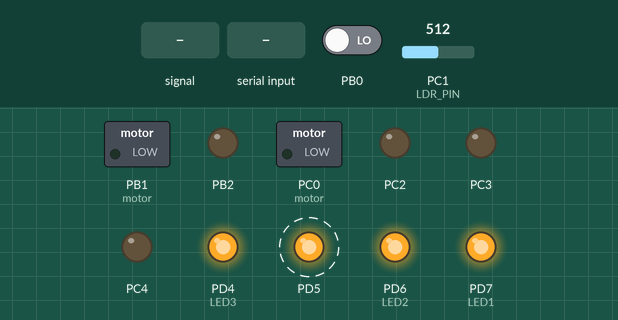
Bench run of a program on a simulated ATmega328P, built with avr-gcc and emulated at 16 MHz. On the bench: switched loads named in the program (green lamp = pin HIGH), output pins drawn as LEDs (lit = HIGH). Dashed ring = blinking. The inputs (shaded band) are chosen by the test bench; at power-on: PC1 (LDR_PIN) = 512, PB0 LOW.

Above: at 1.2 s.
1.3 s: PC1 (LDR_PIN) fed a 200 Hz sine of ±460 counts around its level
At 3.3 s:
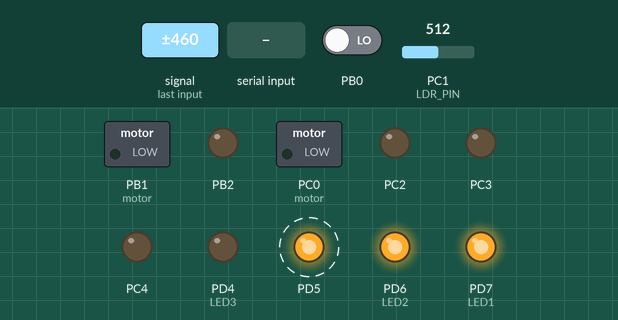
4.3 s: PC1 (LDR_PIN) set to 716
At 6.8 s:
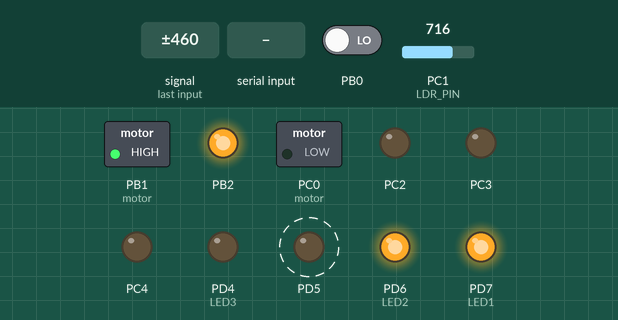
7.3 s: PB0 driven HIGH
At 9.8 s:
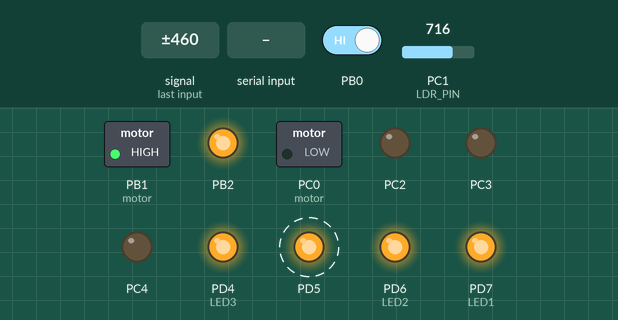
10.3 s: "F" received over Serial
At 11.8 s:
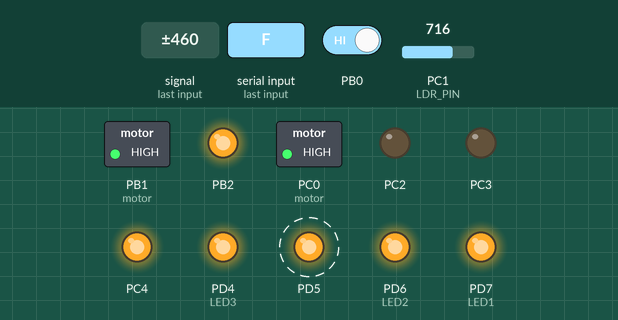
13.3 s: PC1 (LDR_PIN) fed a 1000 Hz sine of ±255 counts around its level
At 15.8 s:
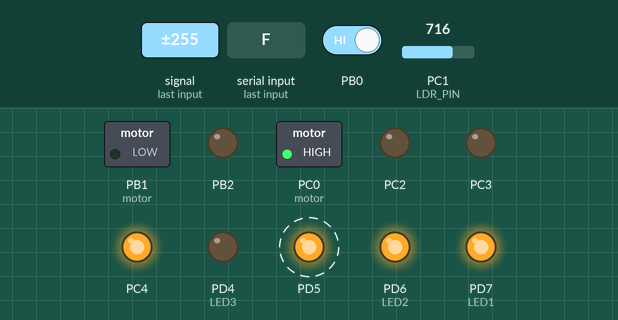
16.3 s: "B" received over Serial
At 23.6 s:
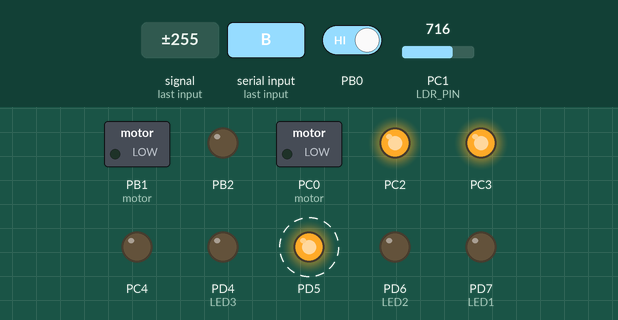
Timing chart, 0 to 24.8 s (numbered marks = the images above; inputs shaded):
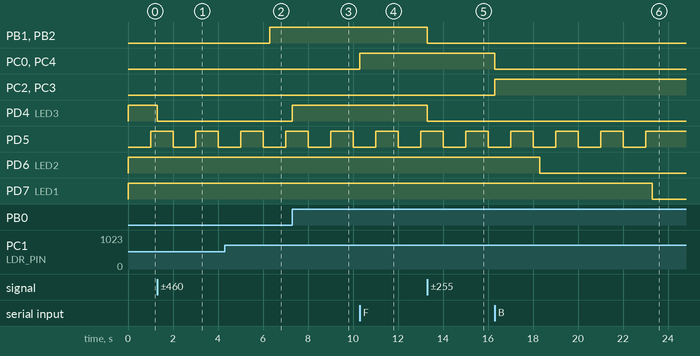

Measured:
- after the input at 1.3 s, PD4 (LED3): HIGH → LOW at once
- after the input at 4.3 s, PB1 (motor), PB2: LOW → HIGH after 2.0 s; PD6 (LED2): stays HIGH (without the input it goes to LOW after 2.0 s)
- after the input at 7.3 s, PD4 (LED3): LOW → HIGH at once
- after the input at 10.3 s, PC0 (motor), PC4: LOW → HIGH at once
- after the input at 13.3 s, PB1 (motor), PB2, PD4 (LED3): HIGH → LOW at once
- after the input at 16.3 s, PC0 (motor), PC4: HIGH → LOW at once; PC2, PC3: LOW → HIGH at once
- by itself, PD5: alternates HIGH for 1.0 s and LOW for 1.0 s

The program:

main.c
```c
#define F_CPU 16000000UL //define a frequência da CPU

#include <avr/io.h>
#include <avr/interrupt.h>

#define THRESHOLD 950  // Limiar de luz para o LDR (0 a 1023 para 10 bits)
#define LDR_PIN PC1    // Pino do LDR
#define TEMPO_INVULNERABILIDADE 5000 // Tempo de invulnerabilidade após ser atingido em milissegundos
#define BLINK_INTERVAL 1000      // Intervalo de piscada (em ms)

#define USART_BAUDRATE 9600 //baudrate desejado
#define BAUD_PRESCALER (((F_CPU/(USART_BAUDRATE*16UL)))-1)
#define ASYNCHRONOUS (0<<UMSEL00)  //seleção do modo de operação da USART

//configura o tipo de pairidade
#define DISABLED (0<<UPM00)
#define EVEN_PARITY (2<<UPM00)
#define ODD_PARITY (3<<UPM00)
#define PARITY_MODE DISABLED

//configurações de stopbit
#define ONE_BIT (0<<USBS0)
#define TWO_BIT (1<<USBS0)
#define STOP_BIT ONE_BIT	  //USART stop bit selection

//seleção de quantidade de bits para transmitir
#define FIVE_BIT (0<<UCSZ00)
#define SIX_BIT (1<<UCSZ00)
#define SEVEN_BIT (2<<UCSZ00)
#define EIGHT_BIT (3<<UCSZ00)
#define DATA_BIT EIGHT_BIT

#define RX_COMPLETE_INTERRUPT (1<<RXCIE0)
#define DATA_REGISTER_EMPTY_INTERRUPT (1<<UDRIE0)

volatile uint8_t USART_ReceiveBuffer; //global buffer

volatile int vidas = 3;						// Variável de controle da vida
volatile uint16_t contador = 0;				// Contador para controle de invulnerabilidade
volatile uint8_t invulneravel = 0;			// Flag de invulnerabilidade
volatile uint16_t contador_laser = 0;        // Contador para o tempo do laser

void TIMER0_init() {
	// Configura o Timer0 para gerar interrupções a cada 1 ms
	TCCR0A = (1 << WGM01);               // Modo CTC
	TCCR0B = (1 << CS01) | (1 << CS00);  // Prescaler 64
	OCR0A = 249;                         // F_CPU = 16 MHz -> (16e6 / (64 * 1e3)) - 1 = 249
	TIMSK0 = (1 << OCIE0A);              // Habilita interrupção de comparação
}

void USART_INIT(){
	//configura Baudrate
	UBRR0H = BAUD_PRESCALER>>8;
	UBRR0L = BAUD_PRESCALER;

	//configura o formato do frame
	UCSR0C = ASYNCHRONOUS | PARITY_MODE | STOP_BIT | DATA_BIT;

	//habilita transmissão e recepção
	UCSR0B = (1<<RXEN0) | (1<<TXEN0);

	//habilita a interrupção global
	sei();
}

void ADC_INIT() {
	// Configura o ADC
	ADMUX = (1 << REFS0) | LDR_PIN; // Referência AVCC, entrada no PC1
	ADCSRA = (1 << ADEN) | (1 << ADIE) | (1 << ADPS2) | (1 << ADPS1); // Habilita ADC, interrupção e prescaler de 64
}

void start_ADC_conversion() {
	ADCSRA |= (1 << ADSC); // Inicia a conversão ADC

}

void apagar_led() {
	switch (vidas) {
		case 3: PORTD &= ~(1 << 4); break; // Apaga LED3
		case 2: PORTD &= ~(1 << 6); break; // Apaga LED2
		case 1: PORTD &= ~(1 << 7); break; // Apaga LED1
		default: break; // Nenhuma ação se não houver LEDs restantes
	}
}

void reset_leds() {
	vidas = 3; // Reinicia a contagem dos LEDs
	PORTD |= (1 << 4) | (1 << 6) | (1 << 7); // Liga todos os LEDs
}

int main(void)
{
	ADC_INIT();
	USART_INIT();
	start_ADC_conversion();
	TIMER0_init();

	DDRB &= ~(1 << 0);	//define a porta do botão que reseta as vidas como entrada
	PCICR |= (1 << PCIE0);      // Habilita interrupção do PCINT0
	PCMSK0 |= (1 << PCINT0);    // Habilita interrupção para PB0

	UCSR0B|=RX_COMPLETE_INTERRUPT;
	DDRB |= (1<<1) | (1<<2);					//define as portas dos motores como saída
	DDRC |= (1<<0) | (1<<2) | (1<<3) | (1<<4);	//define as portas dos motores como saída
	DDRD |= (1<<4) | (1<<5) | (1<<6) | (1<<7);	//define as portas dos LEDS e do laser como saída


	PORTD |= (1<<4) | (1<<6) | (1<<7);			//inicia os leds ligados

	while (1)
	{

	}
}

ISR(ADC_vect) {
	uint16_t adc_value = ADC; // Lê o valor do ADC (10 bits)
	if (adc_value > THRESHOLD && vidas > 0 && !invulneravel) {
		apagar_led(); // Apaga o LED correspondente
		vidas--;           // Decrementa a variável de vida
		invulneravel = 1;           // Ativa o estado de invulnerabilidade
		contador = 0;                // Reinicia o contador
	}
	start_ADC_conversion(); // Recomeça a conversão
}

ISR(TIMER0_COMPA_vect) {
	if (invulneravel) {
		PORTB&=~(1<<1) & ~(1<<2);	//desliga o enable dos motores
		contador++; // Incrementa o contador a cada 1 ms
		if (contador >= TEMPO_INVULNERABILIDADE && vidas!=0) {
			PORTB |=(1<<1) | (1<<2);	//liga o enable dos motores
			invulneravel = 0; // Sai do estado de invulnerabilidade após o tempo definido
		}
	}

	// Controle do LED piscante
	contador_laser++;
	if (contador_laser >= BLINK_INTERVAL && vidas != 0) {
		contador_laser = 0;      // Reinicia o contador
		PORTD ^= (1<<5);		//Inverte o estado do laser
	}
	if(vidas == 0){
		PORTB &= ~(1<<5);
	}
}

ISR(PCINT0_vect) {
	// Interrupção do botão (PB0)
	if (PINB & (1 << 0)) { // Verifica se o botão foi pressionado
		reset_leds(); // Reinicia a contagem e acende os LEDs
	}
}

ISR(USART_RX_vect){
	USART_ReceiveBuffer = UDR0;
	if(USART_ReceiveBuffer == 'F'){
		PORTB|=(1<<1) | (1<<2); //liga os enables dos motores
		PORTC |= (1<<0) | (1<<4);
		PORTC &= ~(1<<2) & ~(1<<3);
	}
	else if(USART_ReceiveBuffer == 'B'){
		PORTB|=(1<<1) | (1<<2); //liga os enables dos motores
		PORTC |= (1<<2) | (1<<3);
		PORTC &= ~(1<<0) & ~(1<<4);
	}
	else if(USART_ReceiveBuffer == 'S'){
		PORTB&=~(1<<1) & ~(1<<2);	//desliga o enable dos motores
	}
	else if(USART_ReceiveBuffer == 'L'){
		PORTB|=(1<<1); //liga o enable do motor 1
		PORTB &= ~(1<<2); //desliga o enable do motor 2
		PORTC |= (1<<0);
		PORTC &= ~(1<<2);
	}
	else if(USART_ReceiveBuffer == 'R'){
		PORTB|=(1<<2); //liga o enable do motor 2
		PORTB &= ~(1<<1); //desliga o enable do motor 1
		PORTC |= (1<<4);
		PORTC &= ~(1<<3);
	}
}
```
